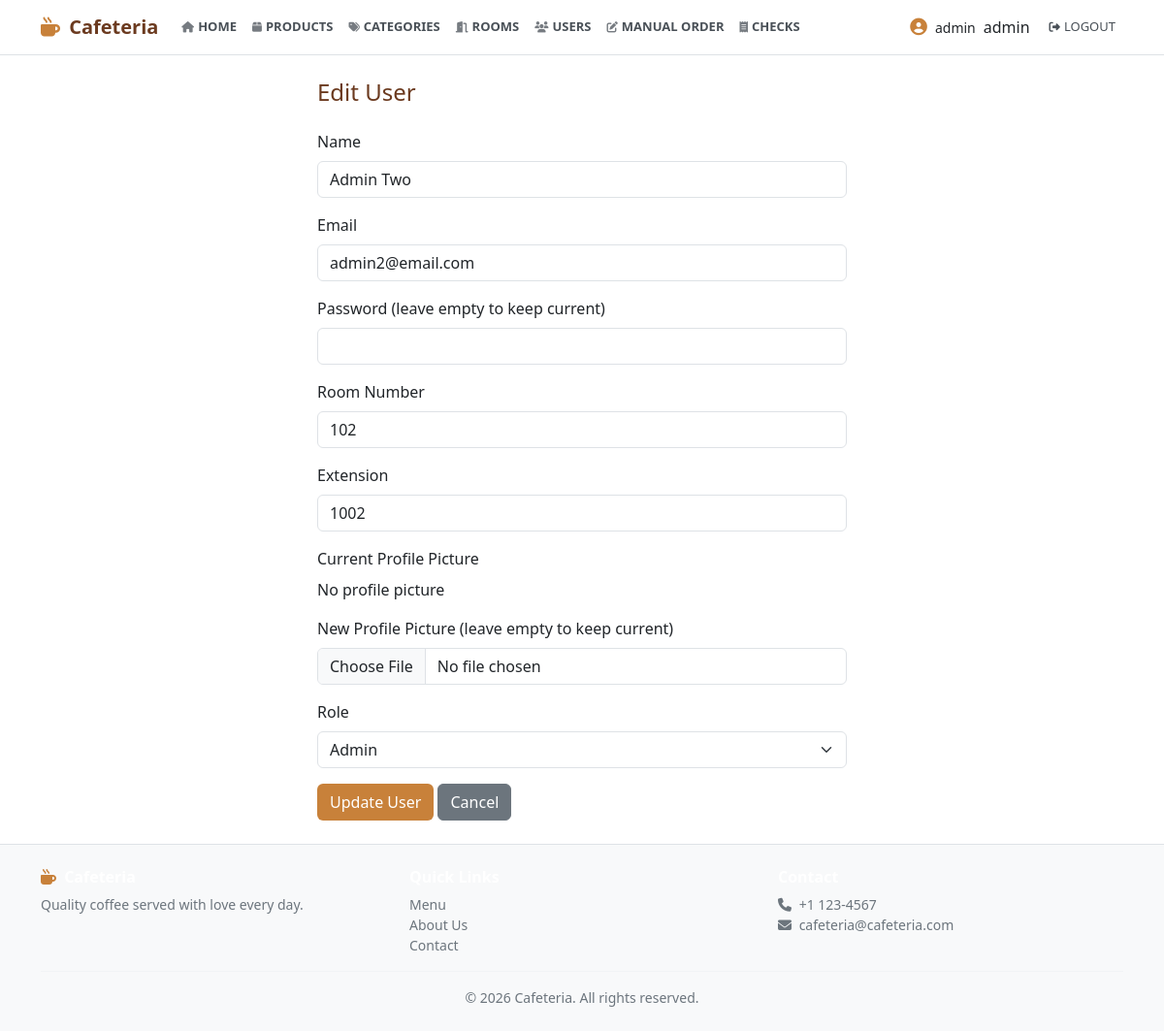
/index.php?page=admin_users_edit&id=7 (signed in), run on the app's committed database.
### tables this page shows
CREATE TABLE `users` (
  `id` int NOT NULL,
  `name` varchar(100) DEFAULT NULL,
  `email` varchar(100) DEFAULT NULL,
  `password` varchar(255) DEFAULT NULL,
  `room_no` varchar(20) DEFAULT NULL,
  `ext` varchar(20) DEFAULT NULL,
  `profile_pic` varchar(255) DEFAULT NULL,
  `role` enum('admin','user') DEFAULT 'user',
  `created_at` timestamp NULL DEFAULT CURRENT_TIMESTAMP
);

### views/admin/users/edit.php (the view, shortened to what this page needs)
<?php
$id = $_GET['id'] ?? 0;
$stmt = $connection->prepare("SELECT * FROM users WHERE id = ?");
$stmt->execute([$id]);
$user = $stmt->fetch(PDO::FETCH_ASSOC);
?>
<div class="row justify-content-center">
    <div class="col-md-6">
        <h4 class="mb-4" style="color:#6b3a1f;">Edit User</h4>
        <form method="POST" enctype="multipart/form-data">
            <div class="mb-3">
                <label class="form-label">Name</label>
                <input type="text" name="name" class="form-control" value="<?= htmlspecialchars($user['name']) ?>" required>
            </div>
            <div class="mb-3">
                <label class="form-label">Email</label>
                <input type="email" name="email" class="form-control" value="<?= htmlspecialchars($user['email']) ?>" required>
            </div>
            <div class="mb-3">
                <label class="form-label">Password (leave empty to keep current)</label>
                <input type="password" name="password" class="form-control">
            </div>
            <div class="mb-3">
                <label class="form-label">Room Number</label>
                <input type="text" name="room_no" class="form-control" value="<?= htmlspecialchars($user['room_no'] ?? '') ?>">
            </div>
            <div class="mb-3">
                <label class="form-label">Extension</label>
                <input type="text" name="ext" class="form-control" value="<?= htmlspecialchars($user['ext'] ?? '') ?>">
            </div>
            <div class="mb-3">
                <label class="form-label">Current Profile Picture</label>
                <?php if ($user['profile_pic']): ?>
                    <div><img src="public/images/users/<?= htmlspecialchars($user['profile_pic']) ?>" alt="Profile" width="100"></div>
                <?php else: ?>
                    <p>No profile picture</p>
                <?php endif; ?>
                <label class="form-label">New Profile Picture (leave empty to keep current)</label>
                <input type="file" name="profile_pic" class="form-control" accept="image/*">
            </div>
            <div class="mb-3">
                <label class="form-label">Role</label>
                <select name="role" class="form-select" required>
                    <option value="admin" <?= $user['role'] === 'admin' ? 'selected' : '' ?>>Admin</option>
                </select>
            </div>
            <button type="submit" class="btn" style="background:#c8813a; color:#fff;">Update User</button>
            <a href="index.php?page=admin_users" class="btn btn-secondary">Cancel</a>
        </form>
    </div>
</div>

### public/css/main.css (style rules this page uses)
:root { --cafe-gold: #c8813a; --bs-primary: #c8813a; --bs-light: #f8f9fa; --bs-body-bg: #ffffff; --bs-body-color: #212529; }
body { background-color: var(--bs-body-bg); color: var(--bs-body-color); min-height: 100vh; }

### data on the page
users: name "Admin Two", email "admin2@email.com", room_no "102", ext "1002", role "Admin"

### other printed values
$userName "admin"
$role "admin"
